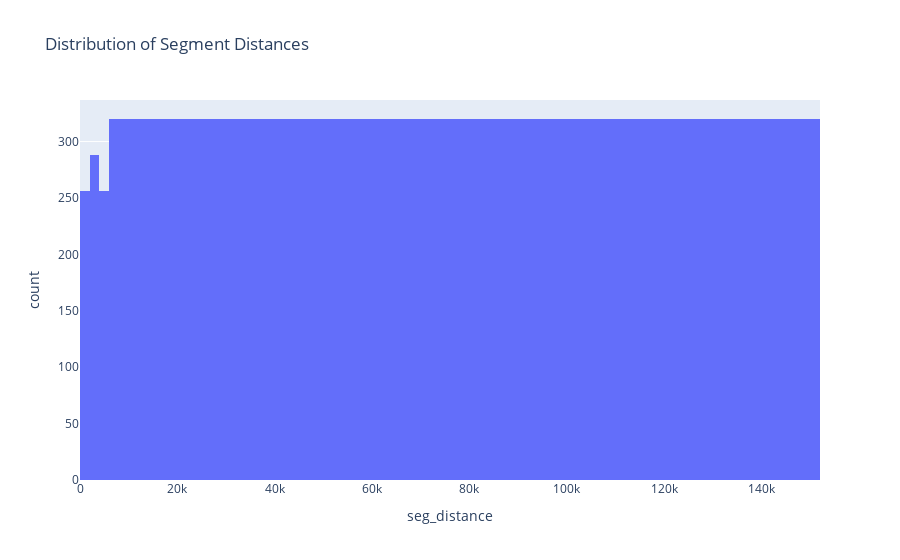

Notebook code for this chart:
### Code cell
# Interactive Visualization
if 'df' in locals() and not df.empty:
    # Example: Histogram of segment distance
    if 'seg_distance' in df.columns:
        fig = px.histogram(df, x="seg_distance", title="Distribution of Segment Distances")
        fig.show()
    
    # You can add more plots here using px.scatter, px.line, etc.
else:
    print("Dataframe not available for plotting.")

### Figure 1 — Plotly figure (JSON) as saved in the notebook; plotly's stock layout.template omitted (floating-point values rounded to 4 significant figures; data arrays with more than 128 entries replaced by an {"elided": "..."} marker saying what was removed)
{"data": [{"bingroup": "x", "hovertemplate": "seg_distance=%{x}<br>count=%{y}<extra></extra>", "legendgroup": "", "marker": {"color": "#636efa", "pattern": {"shape": ""}}, "name": "", "orientation": "v", "showlegend": false, "type": "histogram", "x": {"elided": "24832 float values"}, "xaxis": "x", "yaxis": "y"}], "layout": {"barmode": "relative", "legend": {"tracegroupgap": 0}, "title": {"text": "Distribution of Segment Distances"}, "xaxis": {"anchor": "y", "domain": [0, 1], "title": {"text": "seg_distance"}}, "yaxis": {"anchor": "x", "domain": [0, 1], "title": {"text": "count"}}}}
